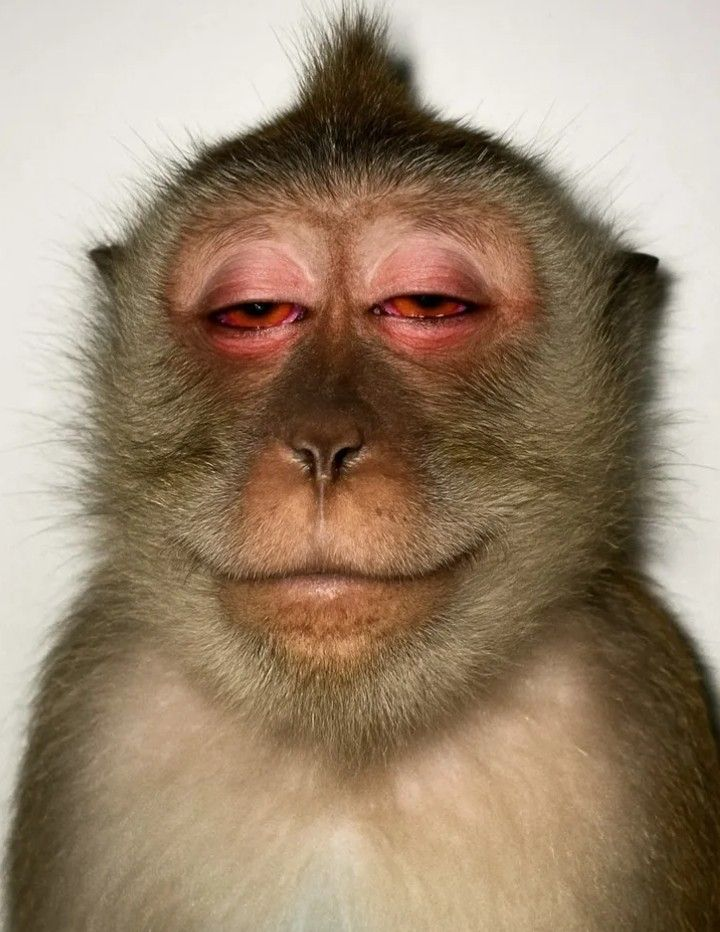
#> input picture Sesi#6/monyet.jpg, 720 x 932 px
$ python combine.py
#> lines starting #> are read from the running program, lines starting #| are printed output that depends on the picture
import cv2
import numpy as np
import matplotlib.pyplot as plt

# 1. Membaca citra
img_bgr = cv2.imread("monyet.jpg")
#> img_bgr is the input picture: shape (932, 720, 3); mean B, G, R 112.1, 134.8, 155.3
if img_bgr is None:
    raise FileNotFoundError("File monyet.jpg tidak ditemukan. Letakkan satu folder dengan file Python ini.")

img = cv2.cvtColor(img_bgr, cv2.COLOR_BGR2RGB)
tinggi, lebar = img.shape[:2]
#> tinggi = 932; lebar = 720

# 2. Translation: geser 100 piksel ke kanan dan 50 piksel ke bawah
M_translation = np.float32([
    [1, 0, 100],
    [0, 1, 50]
])
hasil_translation = cv2.warpAffine(img, M_translation, (lebar, tinggi))
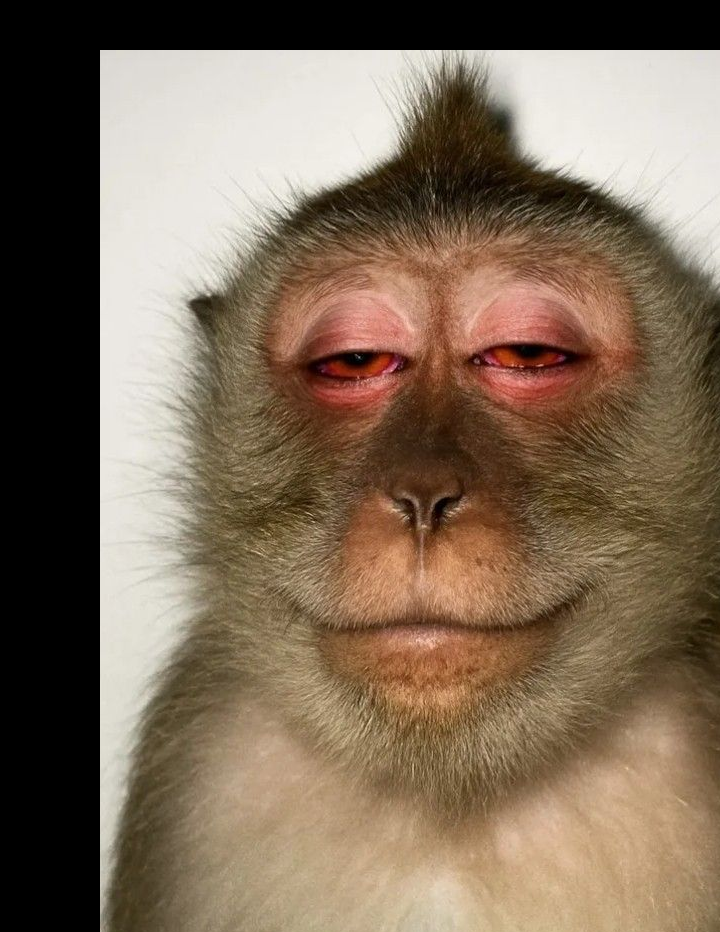
#> hasil_translation: shape (932, 720, 3); mean R, G, B 126.7, 108.1, 89

# 3. Scaling dengan faktor 0,5 dan 2
hasil_scaling_05 = cv2.resize(
    img, None, fx=0.5, fy=0.5,
    interpolation=cv2.INTER_LINEAR
)
hasil_scaling_2 = cv2.resize(
    img, None, fx=2, fy=2,
    interpolation=cv2.INTER_LINEAR
)

# 4. Rotation 45, 90, dan 180 derajat
def rotasi(citra, sudut):
#> called with sudut = 45
    h, w = citra.shape[:2]
#> h = 932; w = 720
    pusat = (w // 2, h // 2)
#> pusat = (360, 466)
    M = cv2.getRotationMatrix2D(pusat, sudut, 1.0)
    return cv2.warpAffine(citra, M, (w, h))
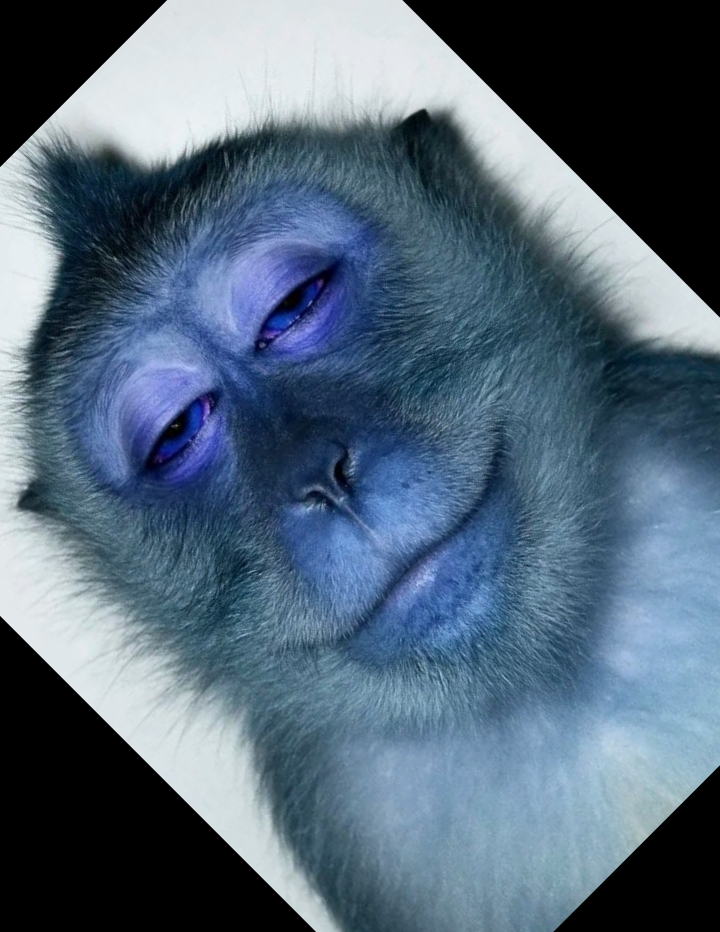
#> returned value: shape (932, 720, 3); mean of channels 0, 1, 2 121.8, 103.4, 84.1; drawn as B, G, R

hasil_rotasi_45 = rotasi(img, 45)
hasil_rotasi_90 = rotasi(img, 90)
#> call 2 of rotasi, with sudut = 90
#> in rotasi (call 2), `return cv2.warpAffine(citra, M, (w, h))`:
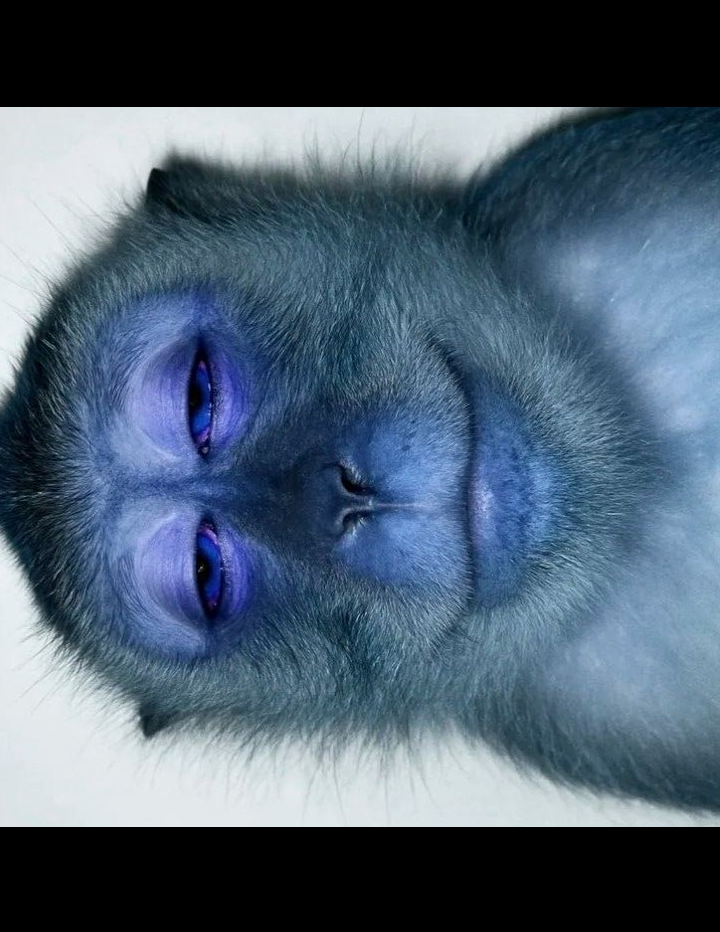
#> returned value: shape (932, 720, 3); mean of channels 0, 1, 2 113.2, 95.3, 77.1; drawn as B, G, R
hasil_rotasi_180 = rotasi(img, 180)
#> call 3 of rotasi, with sudut = 180
#> in rotasi (call 3), `return cv2.warpAffine(citra, M, (w, h))`:
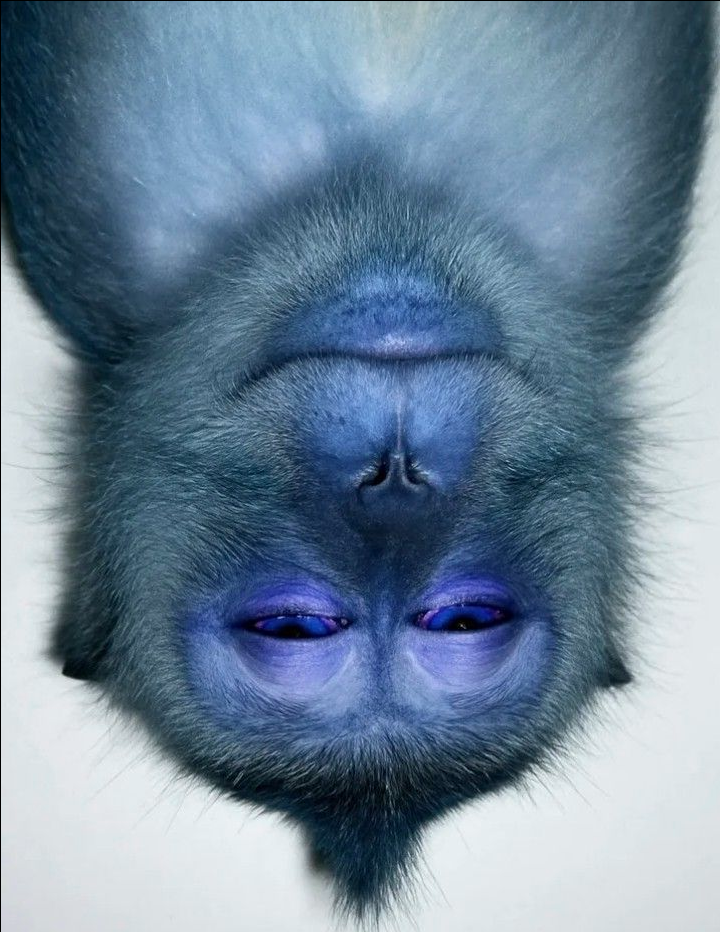
#> returned value: shape (932, 720, 3); mean of channels 0, 1, 2 154.8, 134.3, 111.6; drawn as B, G, R

# 5. Horizontal Flip dan Vertical Flip
hasil_horizontal_flip = cv2.flip(img, 1)
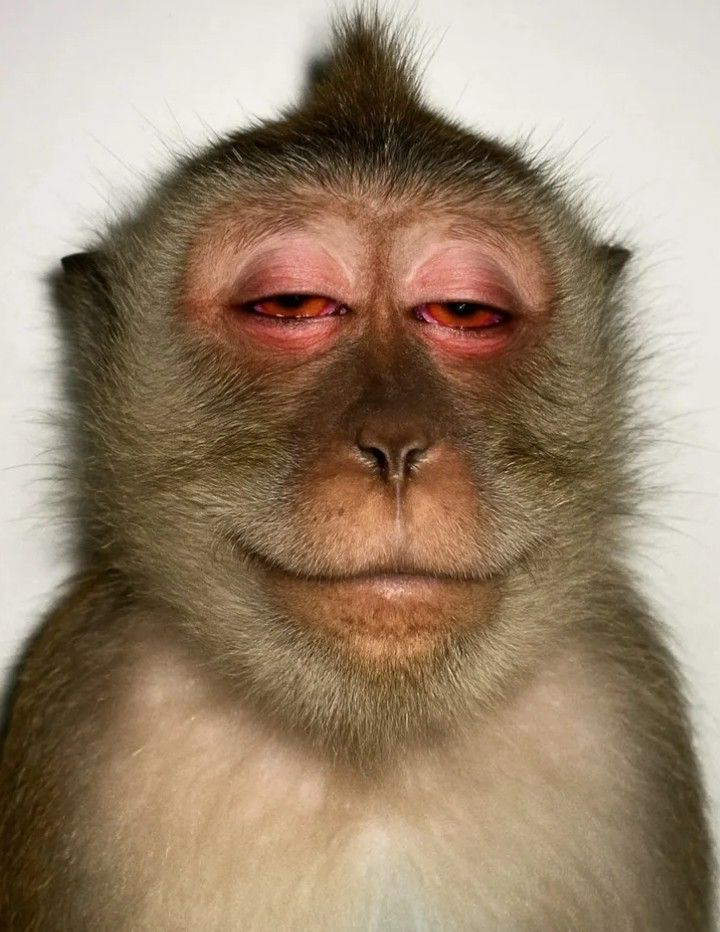
#> hasil_horizontal_flip: shape (932, 720, 3); mean R, G, B 155.3, 134.8, 112.1
hasil_vertical_flip = cv2.flip(img, 0)
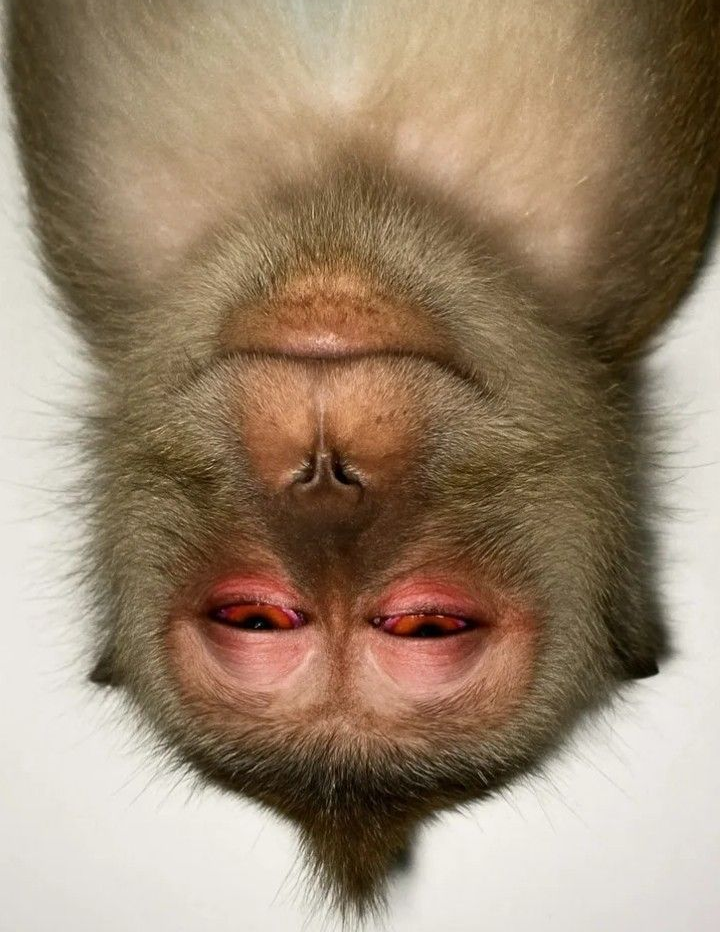
#> hasil_vertical_flip: shape (932, 720, 3); mean R, G, B 155.3, 134.8, 112.1

# 6. Menampilkan citra asli dan seluruh hasil transformasi
daftar_hasil = [
    ("Citra Asli", img),
    ("Translation (+100, +50)", hasil_translation),
    ("Scaling 0,5x", hasil_scaling_05),
    ("Scaling 2x", hasil_scaling_2),
    ("Rotation 45 derajat", hasil_rotasi_45),
    ("Rotation 90 derajat", hasil_rotasi_90),
    ("Rotation 180 derajat", hasil_rotasi_180),
    ("Horizontal Flip", hasil_horizontal_flip),
    ("Vertical Flip", hasil_vertical_flip)
]

plt.figure(figsize=(14, 10))
for i, (judul, citra) in enumerate(daftar_hasil):
    plt.subplot(3, 3, i + 1)
    plt.imshow(citra)
    plt.title(judul)
    plt.axis("off")
#> this loop made 9 passes
#> judul on passes 1 to 9: 'Citra Asli', 'Translation (+100, +50)', 'Scaling 0,5x', 'Scaling 2x', 'Rotation 45 derajat', 'Rotation 90 derajat', 'Rotation 180 derajat', 'Horizontal Flip', 'Vertical Flip'

plt.tight_layout()
plt.savefig("hasil_transformasi_monyet.jpg", dpi=160, bbox_inches="tight")
plt.show()
